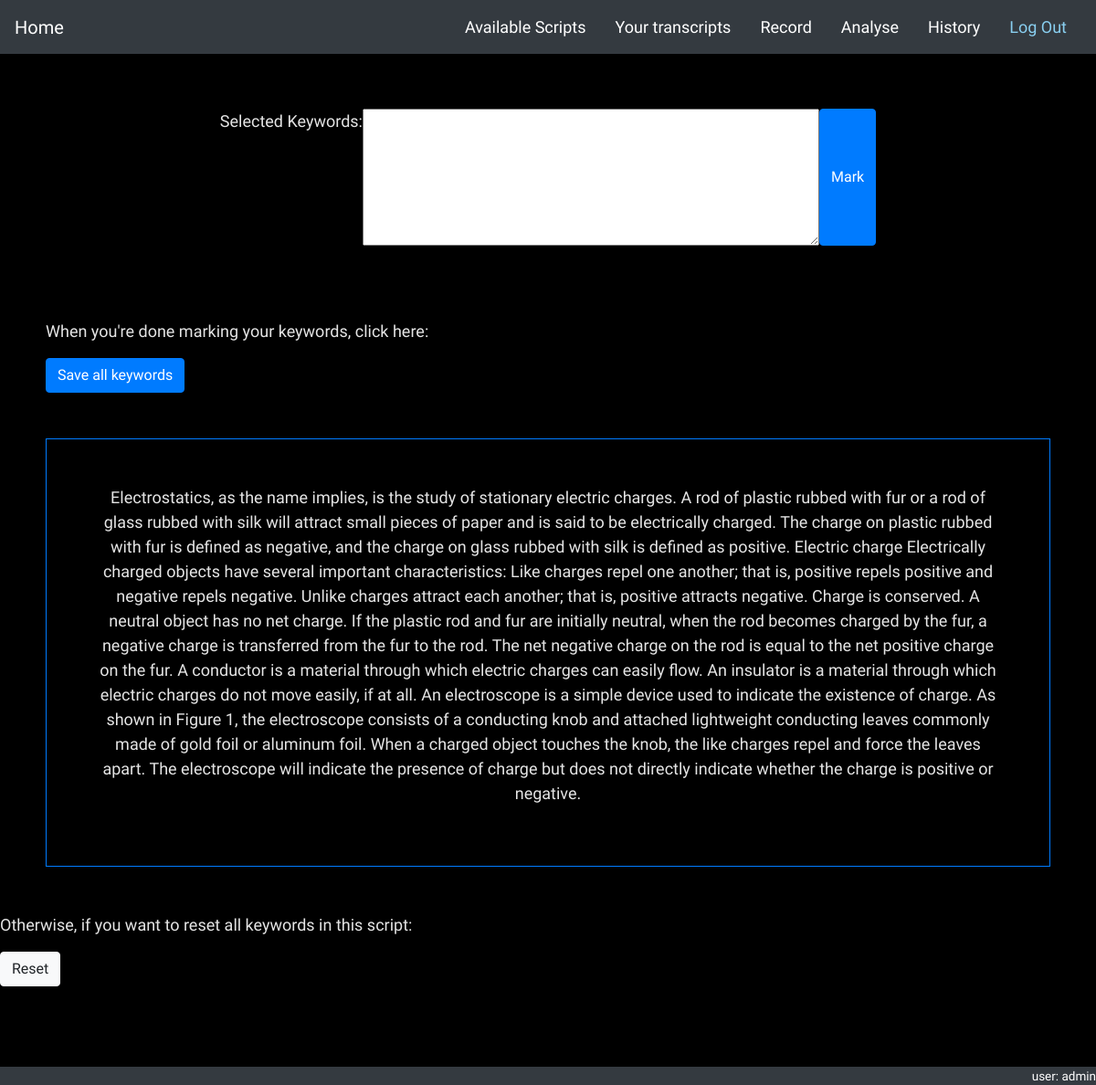
Page /lessons/mark/6 (signed in) on the committed database.
### lessons/models.py (models this page shows, shortened)
class Script(models.Model):
    topic = models.ForeignKey(Topic, on_delete=models.CASCADE, null=True)   # todo onetoonefield
    text = models.TextField()
    _flags = models.TextField(blank=True)
    @property
    def flags(self):
        val = self._flags.strip('][').split(', ')
        return val

class CustomUser(AbstractUser):
    pass

### lessons/views.py (the view, shortened to what this page needs)
# urls.py: path('mark/<int:pk>', views.ScriptEditorView.as_view(), name='mark_keywords'),
class ScriptEditorView(View):
    def get(self, request, pk, *args, **kwargs):
        script = Script.objects.get(pk=pk)
        context = {
            'script': script,
        }
        return render(request, 'editor.html', context=context)

### lessons/templates/editor.html (shortened to what this page needs)
{% extends 'base_generic.html' %}
{% block content %}
    <div id='text-output' class="d-flex justify-content-center text-center">
        <label for="sel">Selected Keywords: </label>
        <textarea readonly id="sel" rows="3" cols="50"></textarea>
        <button id='enter' type="button" class="btn btn-primary ">Mark</button>
    </div>
    <div id="save_model_keywords">
        <p>When you're done marking your keywords, click here:</p>
        <a href="{% url 'index' %}" id="save" type="button" class="btn btn-primary">Save all keywords</a>
    </div>
    <div id='text-editor-border' class="border border-primary d-flex justify-content-center text-center">
        <p id="text-editor">
            {{ script.text }}
        </p>
    </div>
    <div id="reset_model_keywords">
        <p>Otherwise, if you want to reset all keywords in this script:</p>
        <button id="reset" type="button" class="btn btn-light">Reset</button>
    </div>
    <br>
    <br>
    <br>
    <br>
{% endblock %}

### lessons/templates/base_generic.html (shortened to what this page needs)
<!DOCTYPE html>
{% load static %}
<html lang="en">
<head>
    <link rel="stylesheet" href="https://stackpath.bootstrapcdn.com/bootstrap/4.5.0/css/bootstrap.min.css">
    <link rel="stylesheet" href="{% static 'css/master.css' %}">
</head>
<body data-spy="scroll" data-target="#navbar">
<nav id="navbar" class="navbar sticky-top navbar-dark bg-dark">
    <a class="navbar-brand" href="{% url 'index' %}">Home</a>
    <ul class="nav nav-pills">
        <li class="nav-item">
            <a class="nav-link" style="color: white;" href="{% url 'script_list' %}">Available Scripts</a>
        </li>
        <li class="nav-item active">
            <a class="nav-link" style="color: white;" href="{% url 'transcript_list' %}">Your transcripts</a>
        </li>
        <li class="nav-item">
            <a class="nav-link" style="color: white;" href="{% url 'record' %}">Record</a>
        </li>
        <li class="nav-item">
            <a class="nav-link" style="color: white;" href="{% url 'analyse' %}">Analyse</a>
        </li>
        <li class="nav-item">
            <a class="nav-link" style="color: white;" href="{% url 'analyse_list' %}">History</a>
        </li>
        <li>
            <a class="nav-link" style="color: #89CFF0;" href="{% url 'logout' %}">Log Out</a>
        </li>
    </ul>
</nav>
{% block content %}
{% endblock %}
<div id="footer" style="
        position: fixed;
        bottom:0px;
        left: 0;
        right: 0;
        height: 1.5em;
        text-align: right;
        background-color: #343a40;
        color: white;
        font-size: 0.75em;">
    <p>user: {{user}}</p>
</div>
</body>
</html>

### lessons/templates/base_generic.html (style rules this page uses)
body { background-color: black; color: #E5E5E5; font-family: 'Abel', sans-serif; font-size: large; }

### rows in the picture
Script: text "Electrostatics, as the name implies, is the study of stationary electric charges. A rod of plastic rubbed with fur or a rod of glass rubbed with silk will attract small pieces of paper and is said to be electrically charged. The charge on plastic rubbed with fur is defined as negative, and the charge on glass rubbed with silk is defined as positive. Electric charge Electrically charged objects have several important characteristics: Like charges repel one another; that is, positive repels positive and negative repels negative. Unlike charges attract each another; that is, positive attracts negative. Charge is conserved. A neutral object has no net charge. If the plastic rod and fur are…"
CustomUser: is_active+password+username "admin"
